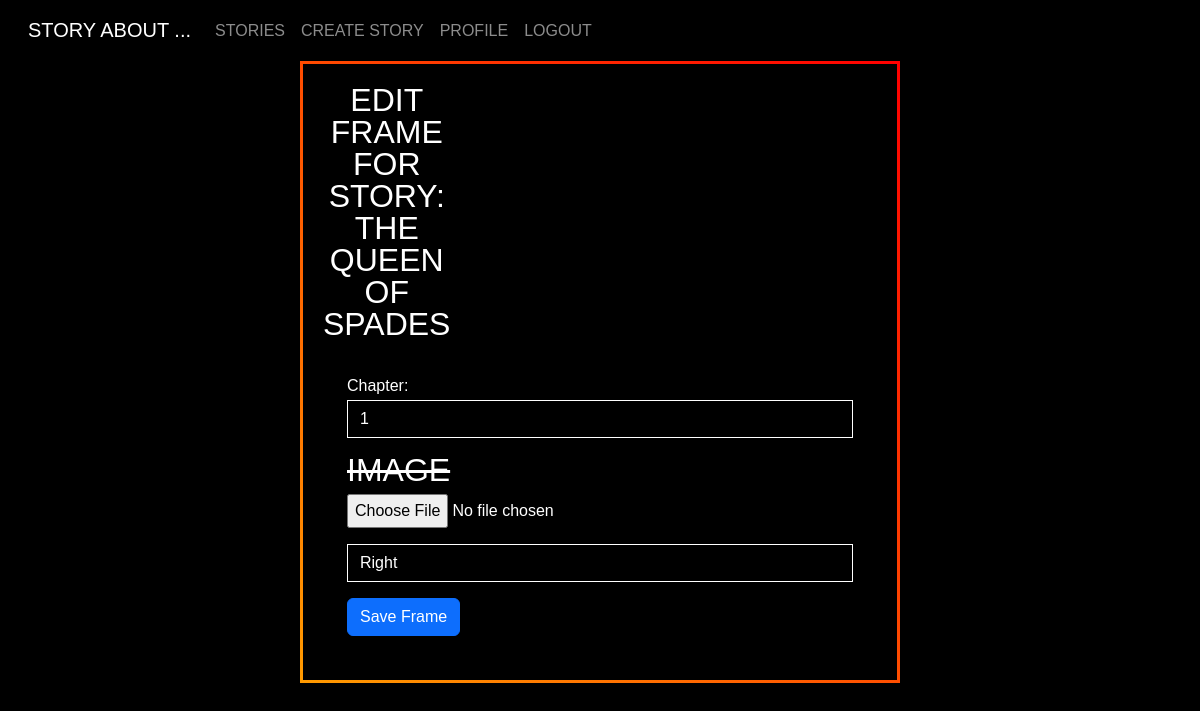
Screenshot of /story/edit_frame/8/18/ (signed in) with the database file from the repository.
### story/models.py (models this page shows, shortened)
class Story(models.Model):
    title = models.CharField('Title', max_length=50)
    author = models.CharField('Author', max_length=50)
    background_image = models.ImageField('Background Image', upload_to='backgrounds/', blank=False, null=True)

class StoryFrame(models.Model):
    story = models.ForeignKey(Story, on_delete=models.CASCADE, related_name='frames')
    chapter = models.IntegerField(null=True, blank=True)
    image = models.ImageField(upload_to='slides/', blank=True, null=True)
    paragraph = models.TextField(blank=True, null=True)
    position = models.CharField('Position', max_length=50, blank=True, null=True)  # Ensure position field exists

### story/views.py (the view)
# urls.py: path('edit_frame/<int:story_id>/<int:frame_id>/', views.edit_frame, name='edit_frame'),
@login_required
@user_passes_test(admin_required)
def edit_frame(request, story_id, frame_id):
    story = get_object_or_404(Story, id=story_id)
    frame = get_object_or_404(StoryFrame, id=frame_id, story=story)
    if request.method == 'POST':
        form = StoryFrameForm(request.POST, request.FILES, instance=frame)
        if form.is_valid():
            form.save()
            return redirect('story:story_details', story_id=story.id)
    else:
        form = StoryFrameForm(instance=frame)
    return render(request, 'story/edit_frame.html', {'form': form, 'story': story})

### story/forms.py (shortened to what this page needs)
class StoryFrameForm(forms.ModelForm):
    class Meta:
        model = StoryFrame
        fields = ['chapter', 'paragraph', 'image', 'position']
        widgets = {
            "chapter": NumberInput(attrs={
                'class': 'form-control',
            }),
            "image": ClearableFileInput(attrs={
                'class': 'form-control',
            }),
            "paragraph": Textarea(attrs={
                'class': 'form-control',
                'rows': 20,
            }),
            "position": TextInput(attrs={
                'class': 'form-control',
            }),
        }
    POSITION_CHOICES = [
        ('left', 'Left'),
        ('center', 'Center'),
        ('right', 'Right'),
    ]
    position = forms.ChoiceField(choices=POSITION_CHOICES, widget=forms.Select(attrs={
        'class': 'form-control',
        'placeholder': 'Position',
    }))

### story/views.py (called while the page is built)
def admin_required(user):
    return user.is_staff or user.is_superuser

### story/templates/story/edit_frame.html (shortened to what this page needs)
{% extends 'story/layout.html' %}
{% block content %}
  <div class="stories d-flex justify-content-center">
    <div class="w-50">
      <div class="div__form">
        <h2 class="text-center">Edit Frame for Story: {{ story.title }}</h2>
        <form method="POST" enctype="multipart/form-data" class="p-4">
          <div class="form-group mb-3">
            <label for="id_chapter">Chapter:</label>
            {{ form.chapter }}
          </div>
          {% if form.paragraph.value %}
            <div id="frame__paragraph" class="my-3">
              <div class="d-flex">
                <h1 class="vertical__title mx-4">Paragraph</h1>
                {{ form.paragraph }}
              </div>
            </div>
          {% else %}
            <div id="frame__image" class="my-3">
              <h2 class="draft__title">Image</h2>
              <input type="file" name="{{ form.image.name }}" />
            </div>
          {% endif %}
          <div class="my-3">{{ form.position }}</div>
          <button type="submit" class="btn btn-primary">Save Frame</button>
        </form>
      </div>
    </div>
  </div>
{% endblock %}

### story/static/story/css/main.css (style rules this page uses)
* { margin: 0; padding: 0; box-sizing: border-box; }
:root { --index: calc(1vw + 1vh); --gutter: 30px; --side-small: 26; --side-big: 36; --depth: 4000px; --transition: .75s cubic-bezier(.075, .5, 0, 1) }
body { scrollbar-width: none; }
body { background-color: #000; color: #fff; font-size: calc(var(--index) * .8); font-family: raleway_c, sans-serif; line-height: 1.75; font-weight: 300; }
.div__form { width: 100%; background-color: rgba(0, 0, 0, 0.5); border: 3px solid; border-image: linear-gradient(45deg, #ff9a00, #ff0000) 1; padding: 20px; border-radius: 20px; }
.form-control { color: #fff; background-color: #000; border: 1px solid #fff; border-radius: 0; }
.draft__title { text-decoration: line-through; }
h1, h2, h3, h4 { font-weight: 100; text-transform: uppercase; width: min-content; line-height: 1; }

### rows the page displays
Story: title "THE QUEEN OF SPADES"
StoryFrame: chapter "1", position "Right"
